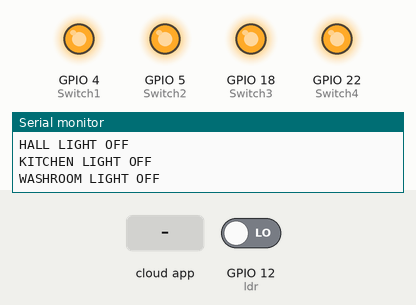
Recording of a sketch running on a simulated ESP32. On the bench: output pins drawn as LEDs (lit = HIGH), the last lines printed to the serial monitor. Inputs (shaded band) come from the test bench; at power-on: GPIO 12 (ldr) LOW. WiFi joins after 1.5 s; servers stay silent unless stated.

Above: at 2.7 s.
2.8 s: GPIO 12 (ldr) driven HIGH
At 4.0 s:
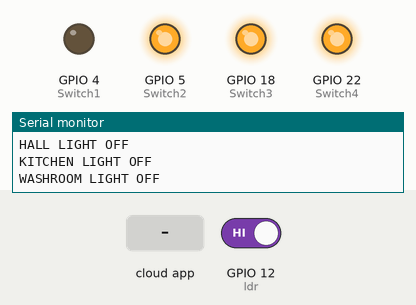
4.3 s: the phone or cloud app sets hALL to 1
At 5.5 s:
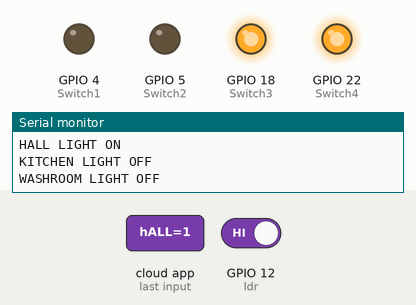
5.8 s: the phone or cloud app sets kITCHEN to 1
At 6.4 s:
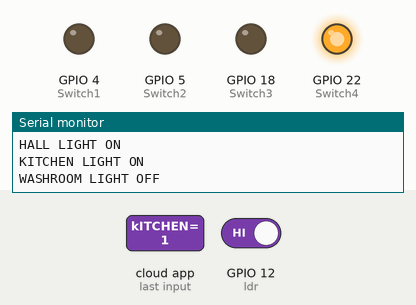
7.3 s: the phone or cloud app sets hALL to 0
At 8.2 s:
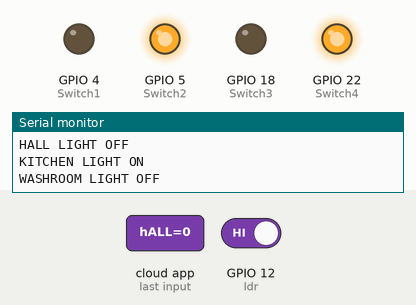
8.8 s: the phone or cloud app sets wASHROOM to 1
At 9.2 s:
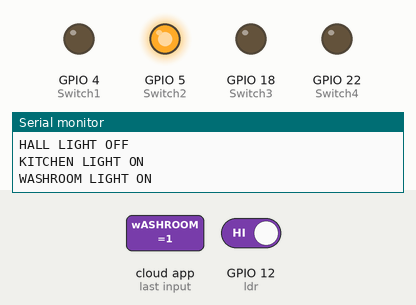
10.3 s: the phone or cloud app sets kITCHEN to 0
At 11.0 s:
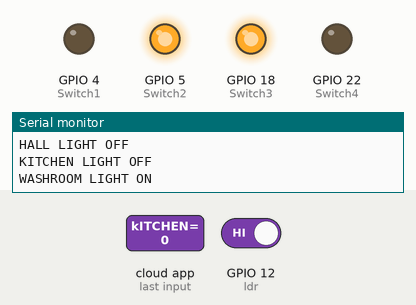
Timing chart, 0 to 12.8 s (numbered marks = the images above; inputs shaded):
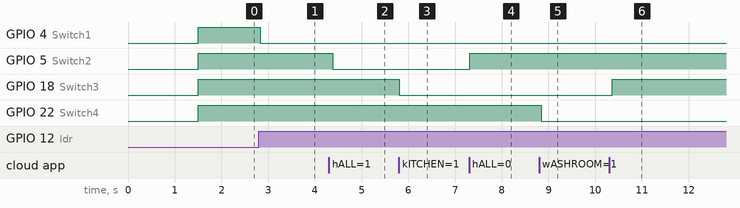

The sketch:

Alexa_Home_Automation_oct09a.ino
```cpp
#include "arduino_secrets.h"
#include "thingProperties.h"

const int Switch1 = 4;
const int Switch2 = 5;
const int Switch3 = 18;
const int Switch4 = 22;
const int ldr = 12;

void setup() {
  Serial.begin(9600);
  delay(1500);

  pinMode(Switch1, OUTPUT);
  pinMode(Switch2, OUTPUT);
  pinMode(Switch3, OUTPUT);
  pinMode(Switch4, OUTPUT);
  pinMode(ldr, INPUT);

  initProperties();
  ArduinoCloud.begin(ArduinoIoTPreferredConnection);

  setDebugMessageLevel(2);
  ArduinoCloud.printDebugInfo();
}

void loop() {
  ArduinoCloud.update();

  int LDR = digitalRead(ldr);

  // ---------- BEDROOM LIGHT CONTROL ----------
  if (bEDROOM || LDR == 1) {             // Either Alexa says ON or it's dark
    digitalWrite(Switch1, LOW);          // Relay ON (active LOW)

    if (!bEDROOM) {                      // If Alexa still shows OFF
      bEDROOM = true;
      ArduinoCloud.update();
    }

    Serial.println("BEDROOM LIGHT ON");
  }
  else {
    digitalWrite(Switch1, HIGH);         // Relay OFF

    if (bEDROOM) {
      bEDROOM = false;
      ArduinoCloud.update();
    }

    Serial.println("BEDROOM LIGHT OFF");
  }

  // ---------- HALL LIGHT CONTROL ----------
  if (hALL) {
    digitalWrite(Switch2, LOW);
    Serial.println("HALL LIGHT ON");
  } else {
    digitalWrite(Switch2, HIGH);
    Serial.println("HALL LIGHT OFF");
  }

  // ---------- KITCHEN LIGHT CONTROL ----------
  if (kITCHEN) {
    digitalWrite(Switch3, LOW);
    Serial.println("KITCHEN LIGHT ON");
  } else {
    digitalWrite(Switch3, HIGH);
    Serial.println("KITCHEN LIGHT OFF");
  }

  // ---------- WASHROOM LIGHT CONTROL ----------
  if (wASHROOM) {
    digitalWrite(Switch4, LOW);
    Serial.println("WASHROOM LIGHT ON");
  } else {
    digitalWrite(Switch4, HIGH);
    Serial.println("WASHROOM LIGHT OFF");
  }

  delay(100);
}


// ---------- CALLBACK FUNCTIONS ----------
void onBEDROOMChange()  { }
void onHALLChange()     { }
void onKITCHENChange()  { }
void onWASHROOMChange() { }
```

arduino_secrets.h
```cpp
#define SECRET_DEVICE_KEY ""
#define SECRET_OPTIONAL_PASS ""
#define SECRET_SSID ""
```

thingProperties.h
```cpp
// Code generated by Arduino IoT Cloud, DO NOT EDIT.

#include <ArduinoIoTCloud.h>
#include <Arduino_ConnectionHandler.h>

const char DEVICE_LOGIN_NAME[] = "YOUR_DEVICE_LOGIN_NAME";

const char SSID[]               = SECRET_SSID;    // Network SSID (name)
const char PASS[]               = SECRET_OPTIONAL_PASS;    // Network password (use for WPA, or use as key for WEP)
const char DEVICE_KEY[]  = SECRET_DEVICE_KEY;    // Secret device password

void onBEDROOMChange();
void onHALLChange();
void onKITCHENChange();
void onWASHROOMChange();

CloudSwitch bEDROOM;
CloudSwitch hALL;
CloudSwitch kITCHEN;
CloudSwitch wASHROOM;

void initProperties(){

  ArduinoCloud.setBoardId(DEVICE_LOGIN_NAME);
  ArduinoCloud.setSecretDeviceKey(DEVICE_KEY);
  ArduinoCloud.addProperty(bEDROOM, READWRITE, ON_CHANGE, onBEDROOMChange);
  ArduinoCloud.addProperty(hALL, READWRITE, ON_CHANGE, onHALLChange);
  ArduinoCloud.addProperty(kITCHEN, READWRITE, ON_CHANGE, onKITCHENChange);
  ArduinoCloud.addProperty(wASHROOM, READWRITE, ON_CHANGE, onWASHROOMChange);

}

WiFiConnectionHandler ArduinoIoTPreferredConnection(SSID, PASS);
```

Measured:
- after the input at 2.8 s, GPIO 4 (Switch1): HIGH → LOW at once
- after the input at 4.3 s, GPIO 5 (Switch2): HIGH → LOW after 0.08 s
- after the input at 5.8 s, GPIO 18 (Switch3): HIGH → LOW at once
- after the input at 7.3 s, GPIO 5 (Switch2): LOW → HIGH at once
- after the input at 8.8 s, GPIO 22 (Switch4): HIGH → LOW after 0.05 s
- after the input at 10.3 s, GPIO 18 (Switch3): LOW → HIGH after 0.07 s
